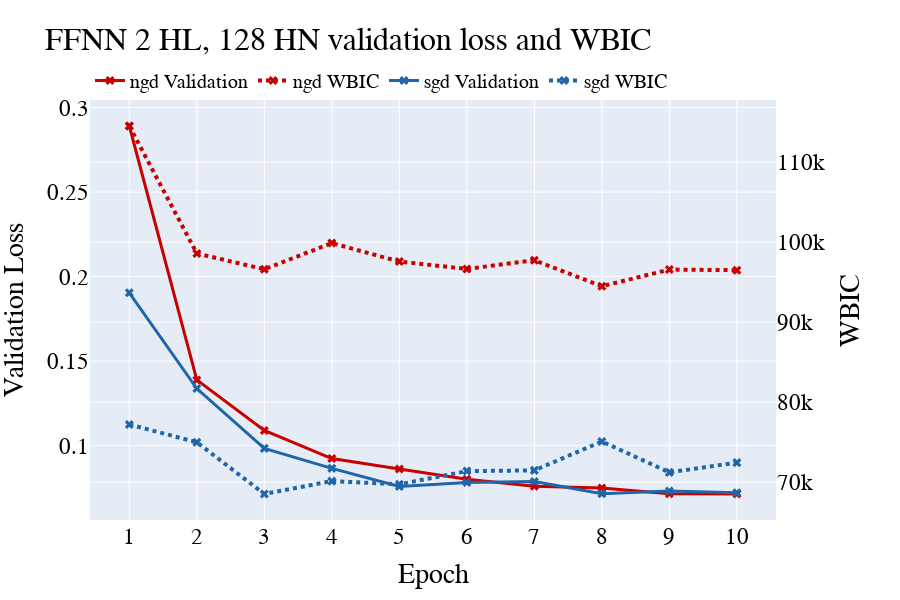

Here is the notebook cell this chart was saved with:
### Code cell
# Visualise generalisation loss vs. testing loss for each model

val_wbic_figs = {}
for title in models.keys():
    val_wbic_fig = make_subplots(specs=[[{"secondary_y" : True}]])
    color_index = 0
    for optim in optimizers:
        color = color_cycle[color_index % len(color_cycle)]
        color_index += 1
        val_wbic_fig.add_trace(go.Scatter(
            x=epochs,
            y=val_losses[title][optim][1:],
            mode="lines+markers",
            name=f"{optim} Validation",
            line=dict(color=color, width=3),
            marker=dict(size=8, symbol="x")
        ),secondary_y=False)
        val_wbic_fig.add_trace(go.Scatter(
            x=epochs,
            y=wbic_estimates[title][optim][1:],
            mode="lines+markers",
            name=f"{optim} WBIC",
            line=dict(color=color, dash="dot", width=4),
            marker=dict(size=8, symbol="x")
        ),secondary_y=True)
    val_wbic_fig.update_layout(
        title=f"{title} validation loss and WBIC",
        xaxis_title="Epoch",
        xaxis=dict(
            tickmode='linear',
            tick0=0,
            dtick=1,
        ),
        yaxis_type="linear",
        font=dict(
            family="Times New Roman",
            size=23,
            color="black",
        ),
        width=900,
        height=600,
        legend=dict(
            x=0,
            y=1,
            xanchor='left',
            yanchor='bottom',
            orientation='h',
            font=dict(
                size=20,
            ),
        ),
    )
    val_wbic_fig.update_yaxes(title="Validation Loss", secondary_y=False)
    val_wbic_fig.update_yaxes(title="WBIC", secondary_y=True)
    val_wbic_figs[title] = val_wbic_fig
    val_wbic_fig.show()

### Figure 1 — Plotly figure (JSON) as saved in the notebook; plotly's stock layout.template omitted (floating-point values rounded to 4 significant figures)
{"data": [{"line": {"color": "rgb(200, 0, 0)", "width": 3}, "marker": {"size": 8, "symbol": "x"}, "mode": "lines+markers", "name": "ngd Validation", "type": "scatter", "x": [1, 2, 3, 4, 5, 6, 7, 8, 9, 10], "xaxis": "x", "y": [0.2891, 0.1388, 0.1089, 0.09234, 0.08621, 0.08009, 0.0759, 0.07489, 0.07149, 0.07137], "yaxis": "y"}, {"line": {"color": "rgb(200, 0, 0)", "dash": "dot", "width": 4}, "marker": {"size": 8, "symbol": "x"}, "mode": "lines+markers", "name": "ngd WBIC", "type": "scatter", "x": [1, 2, 3, 4, 5, 6, 7, 8, 9, 10], "xaxis": "x", "y": [114500.0, 98600.0, 96620.0, 99890.0, 97580.0, 96660.0, 97740.0, 94500.0, 96590.0, 96500.0], "yaxis": "y2"}, {"line": {"color": "rgb(32, 102, 168)", "width": 3}, "marker": {"size": 8, "symbol": "x"}, "mode": "lines+markers", "name": "sgd Validation", "type": "scatter", "x": [1, 2, 3, 4, 5, 6, 7, 8, 9, 10], "xaxis": "x", "y": [0.1904, 0.1337, 0.09837, 0.08654, 0.07577, 0.07819, 0.07874, 0.07149, 0.07317, 0.07205], "yaxis": "y"}, {"line": {"color": "rgb(32, 102, 168)", "dash": "dot", "width": 4}, "marker": {"size": 8, "symbol": "x"}, "mode": "lines+markers", "name": "sgd WBIC", "type": "scatter", "x": [1, 2, 3, 4, 5, 6, 7, 8, 9, 10], "xaxis": "x", "y": [77220.0, 75000.0, 68530.0, 70140.0, 69740.0, 71390.0, 71480.0, 75090.0, 71240.0, 72450.0], "yaxis": "y2"}], "layout": {"font": {"color": "black", "family": "Times New Roman", "size": 23}, "height": 600, "legend": {"font": {"size": 20}, "orientation": "h", "x": 0, "xanchor": "left", "y": 1, "yanchor": "bottom"}, "title": {"text": "FFNN 2 HL, 128 HN validation loss and WBIC"}, "width": 900, "xaxis": {"anchor": "y", "domain": [0, 0.94], "dtick": 1, "tick0": 0, "tickmode": "linear", "title": {"text": "Epoch"}}, "yaxis": {"anchor": "x", "domain": [0, 1], "title": {"text": "Validation Loss"}, "type": "linear"}, "yaxis2": {"anchor": "x", "overlaying": "y", "side": "right", "title": {"text": "WBIC"}}}}
